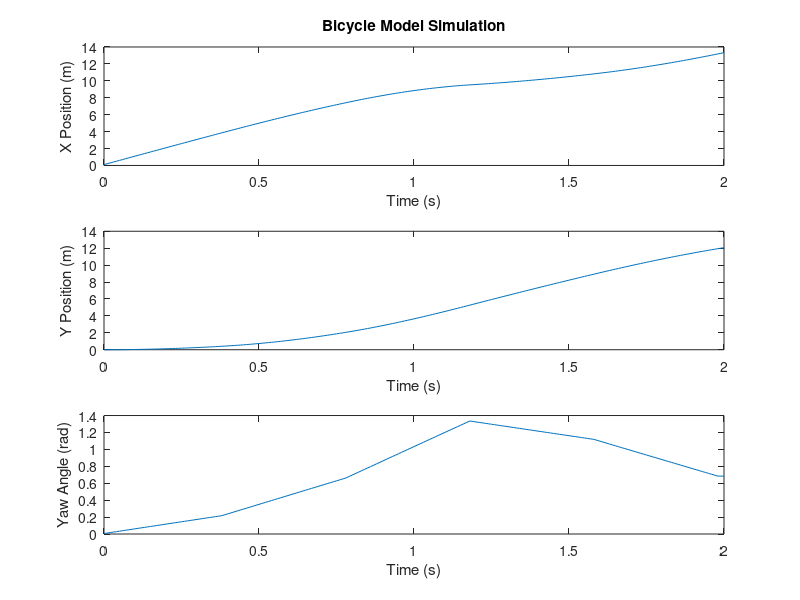
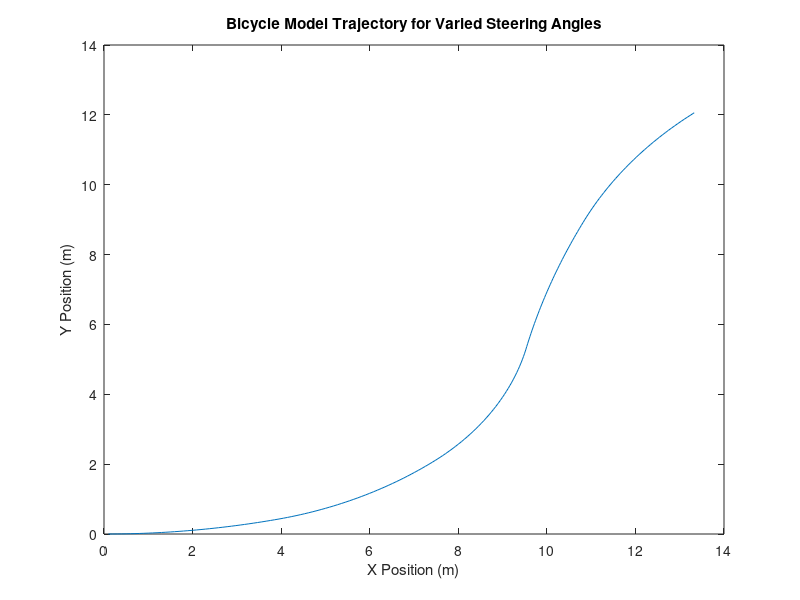

Write MATLAB code to recreate these figures, in order.
clc;
clear;
close all;

% Bicycle Model Parameters
m = 1519.988;   % Mass of the bicycle and rider (kg)
lf = 0.9;       % Distance from the center of mass to the front wheel (m)
lr = 0.9;       % Distance from the center of mass to the rear wheel (m)
rho = 1.2;      %density of air
Cd = .4;        %drag coeff for typical 4 door car
A = 2.2914;     %cross sectional area of a Chevrolet Camaro
uw = 4.1667;    %wind velocity
g = 9.8;        %gravitational constant
W = m*g;        %gravitational force
f = 0.02;       %coeff of rolling resistance
theta_g = 0;    %Angle of vehicle with ground
delta = [0.1, 0.2, 0.3, -0.1, -0.2, 0]; %Steering angle (rad)
throttle_force = 100; %Throttle force in Newtons

%State variables
X = 0;
Y = 0;
Psi = 0;
v = 10;

% Time parameters
dt = 0.01;
t_end = 2;

% Initialize arrays to store results
time = 0:dt:t_end;
X_history = zeros(size(time));
Y_history = zeros(size(time));
Psi_history = zeros(size(time));
% Simulation loop
 j = 1;
for i = 1:length(time)
    Da = .5*rho*Cd*A*(v + uw)^2;    %Aerodynamic drag of vehicle
    % Calculate acceleration using Newton's second law
    acceleration = (throttle_force - W*sin(theta_g) - f*W*cos(theta_g) - Da) / m;
    % Integrate acceleration to calculate change in velocity
    delta_v = acceleration * dt;
    % Update velocity
    v = v + delta_v;
    
    %adjust delta value over time
    if mod(i,40) == 0
        j = j+1;
    end

    % Update state variables
    X = X + v*cos(Psi)*dt;
    Y = Y + v*sin(Psi)*dt;
    delta(j)
    Psi = Psi + (v*tan(delta(j))/(lr+lf))*dt;

    % Store results
    X_history(i) = X;
    Y_history(i) = Y;
    Psi_history(i) = Psi;
end

% Plot results
figure;
subplot(3, 1, 1);
plot(time, X_history);
xlabel('Time (s)');
ylabel('X Position (m)');
title('Bicycle Model Simulation');

subplot(3, 1, 2);
plot(time, Y_history);
xlabel('Time (s)');
ylabel('Y Position (m)');

subplot(3, 1, 3);
plot(time, Psi_history);
xlabel('Time (s)');
ylabel('Yaw Angle (rad)');

figure
plot(X_history,Y_history)
title('Bicycle Model Trajectory for Varied Steering Angles');
xlabel('X Position (m)');
ylabel('Y Position (m)');